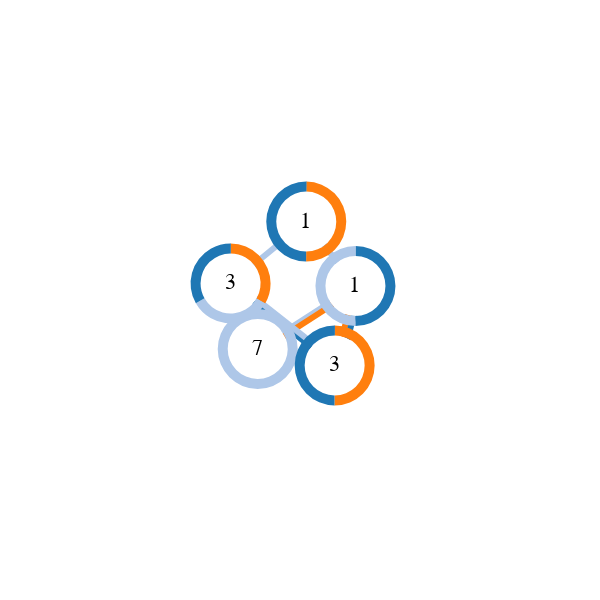

Write notebook code for a chart like this one.
### Code cell
schema = plots.attributed_graph(g)
plots.save_schema(schema, "_schema.json")
plots.ipy_display(schema)

### Figure 1 — Vega specification as saved in the notebook (floating-point values rounded to 4 significant figures)
{"$schema": "https://vega.github.io/schema/vega/v5.json", "autosize": "none", "data": [{"name": "node-data", "values": [{"attribution": ["A", "B"], "id": 0, "label": 1}, {"attribution": ["B"], "id": 1, "label": 7}, {"attribution": ["D", "A"], "id": 2, "label": 1}, {"attribution": ["D", "A"], "id": 3, "label": 3}, {"attribution": ["D", "B", "A"], "id": 4, "label": 3}]}, {"name": "link-data", "values": [{"attribution": ["B", "D"], "source": 0, "target": 1}, {"attribution": ["B", "C"], "source": 0, "target": 2}, {"attribution": ["D", "A"], "source": 0, "target": 3}, {"attribution": ["C"], "source": 0, "target": 4}, {"attribution": ["B"], "source": 2, "target": 4}, {"attribution": ["A", "B", "C"], "source": 3, "target": 4}]}, {"name": "position", "source": "node-data", "transform": [{"forces": [{"force": "center", "x": {"signal": "cx"}, "y": {"signal": "cy"}}, {"force": "collide", "radius": {"signal": "innerRadius+bandWidth"}}, {"force": "nbody", "strength": {"signal": "nodeCharge"}}, {"distance": {"signal": "linkDistance"}, "force": "link", "links": "link-data"}], "iterations": 300, "signal": "position-tick", "type": "force"}]}, {"name": "node-attributions", "source": "position", "transform": [{"fields": ["attribution"], "type": "flatten"}, {"as": "weight", "expr": "1", "type": "formula"}]}, {"name": "link-attributions", "source": "link-data", "transform": [{"fields": ["attribution"], "index": "_idx", "type": "flatten"}, {"as": "weight", "expr": "1", "type": "formula"}, {"as": ["id", "weight", "attribution", "_idx", "x", "y", "x2", "y2"], "fields": ["id", "weight", "attribution", "_idx", "source.x", "source.y", "target.x", "target.y"], "type": "project"}]}], "description": "A node-link diagram with force-directed layout, depicting character co-occurrence in the novel Les Misérables.", "height": 300, "marks": [{"data": [{"name": "linky-data", "source": "link-facets", "transform": [{"as": "x", "expr": "datum.x+(datum._idx*3)", "type": "formula"}, {"as": "x2", "expr": "datum.x2+(datum._idx*3)", "type": "formula"}]}], "from": {"facet": {"data": "link-attributions", "groupby": "id", "name": "link-facets"}}, "marks": [{"encode": {"enter": {"stroke": {"field": "attribution", "scale": "color"}, "strokeWidth": {"value": 3}}, "update": {"x": {"field": "x"}, "x2": {"field": "x2"}, "y": {"field": "y"}, "y2": {"field": "y2"}}}, "from": {"data": "linky-data"}, "name": "lines", "type": "rule"}], "name": "links", "type": "group"}, {"data": [{"name": "attribution-arcs", "source": "node-facets", "transform": [{"endAngle": 6.29, "field": "weight", "sort": true, "startAngle": 0, "type": "pie"}]}], "from": {"facet": {"data": "node-attributions", "groupby": "id", "name": "node-facets"}}, "marks": [{"encode": {"enter": {"fill": {"value": "white"}, "size": {"signal": "2 * (innerRadius+bandWidth+1) * (innerRadius+bandWidth+1)"}}, "update": {"x": {"field": "x"}, "y": {"field": "y"}}}, "from": {"data": "attribution-arcs"}, "type": "symbol"}, {"encode": {"enter": {"endAngle": {"field": "endAngle"}, "fill": {"field": "attribution", "scale": "color"}, "innerRadius": {"signal": "innerRadius"}, "outerRadius": {"signal": "innerRadius+bandWidth"}, "startAngle": {"field": "startAngle"}}, "update": {"x": {"field": "x"}, "y": {"field": "y"}}}, "from": {"data": "attribution-arcs"}, "type": "arc"}], "name": "nodes", "type": "group"}, {"encode": {"enter": {"align": {"value": "center"}, "baseline": {"value": "middle"}, "fill": {"value": "black"}, "text": {"field": "label"}}, "update": {"x": {"field": "x"}, "y": {"field": "y"}}}, "from": {"data": "position"}, "name": "labels", "type": "text"}], "padding": 0, "scales": [{"domain": {"data": "node-attributions", "field": "attribution"}, "name": "color", "range": {"scheme": "category20"}, "type": "ordinal"}], "signals": [{"name": "cx", "update": "width / 2"}, {"name": "cy", "update": "height / 2"}, {"name": "innerRadius", "value": 15}, {"name": "bandWidth", "value": 5}, {"name": "nodeCharge", "value": -80}, {"name": "linkDistance", "value": 80}], "width": 300}
